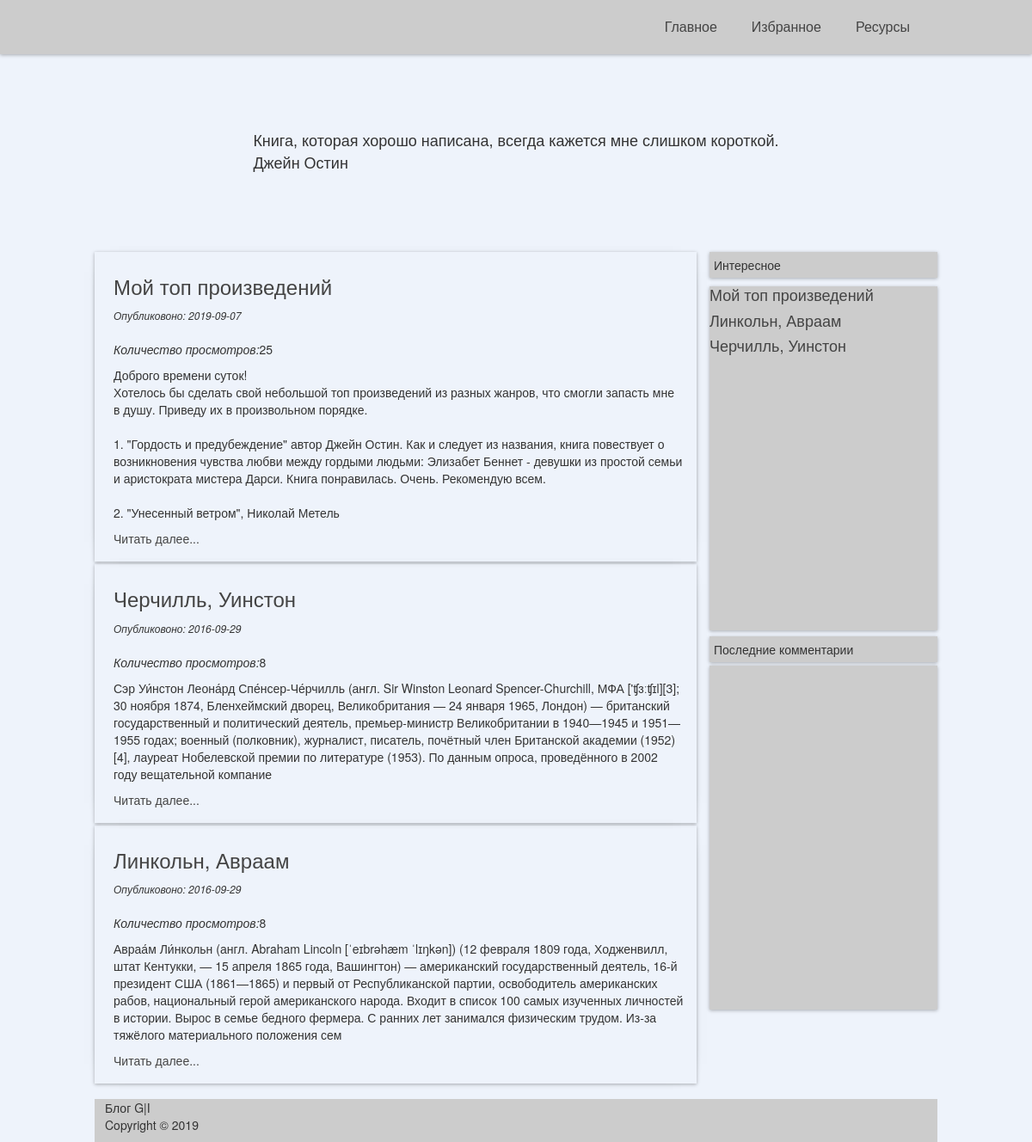
The page / on the database its author committed.
### tables this page shows
CREATE TABLE `articles` (
  `id` int(11) NOT NULL,
  `title` varchar(256) NOT NULL,
  `content` text NOT NULL,
  `data` date NOT NULL,
  `image` text NOT NULL,
  `views` int(124) NOT NULL
);

### index.php (called while the page is built, shortened)
<?php
    require_once("database.php");
    require_once("models/articles.php");
    $link = db_connect();
    $articles = article_all($link);
    $show_title = show_title($link);
    include("views/articles.php")
?>

### models/articles.php (called while the page is built, shortened)
<?php
    function article_all($link){
        $query = "SELECT * FROM `articles` ORDER BY id DESC";
        $result = mysqli_query($link, $query);
        $n = mysqli_num_rows($result);
        $articles = array();
        for ($i = 0; $i < $n; $i++){
            $row = mysqli_fetch_assoc($result);
            $articles[] =$row;
        }
        return $articles;
    }
    function article_intro($text, $len = 500){
        return mb_substr($text, 0, $len);
    }
    function show_title($link){
        $query = "SELECT id, title, views FROM `articles` ORDER BY views DESC";
        $result = mysqli_query($link, $query);
        $n = mysqli_num_rows($result);
        $show_title = array();
        for ($i = 0; $i < $n; $i++){
            $row = mysqli_fetch_assoc($result);
            $show_title[] = $row;
        }
        return $show_title;
    }
?>

### views/articles.php (the view, shortened to what this page needs)
<!DOCTYPE html>
<html lang="ru">
<head>
  <link rel="stylesheet" href="https://maxcdn.bootstrapcdn.com/bootstrap/3.3.6/css/bootstrap.min.css">
  <link rel="stylesheet" type="text/css" href="/views/css/style.css">
</head>
<body>
<header>
  <?php include "header.php" ?>
</header>
<main>
<section class="quote">
  <div class="blockquote">
    Книга, которая хорошо написана, всегда кажется мне слишком короткой. <br>
Джейн Остин
  </div>
</section>
<section class="wrapper">
  <section class="section_article">
   <?php foreach($articles as $a): ?>
    <article>
      <div class="article--cont">
        <h3><a href="article.php?id=<?=$a['id']?>"><?=$a['title']?></a></h3>
        <em>Опубликовоно: <?=$a['data']?></em> <br /><br />
        <p> <i> Количество просмотров:</i><?=$a['views']; ?></p>
        <p><?=article_intro($a['content'])?></p>
        <p><a href="article.php?id=<?=$a['id']?>">Читать далее...</a></p>
      </div>
    </article>
    <?php endforeach ?>
  </section>
  <aside class="interesting">
    <div class="block_name"> Интересное </div>
    <div class="block_body">
      <?php
      if(!isset($show_title)){
        echo "У тебя пустой массив";}
        elseif((!isset($show_title)) && is_array($show_title)){
          echo "У тебя не массив";
        }
      else{
      foreach($show_title as $value): ?>
      <h4><a href="article.php?id=<?=$a['id']?>"> <?=$value['title']?> </a></h4>
    <?php endforeach; }?>
    </div>
  </aside>
  <aside class="last_comments">
    <div class="block_name"> Последние комментарии </div>
    <div class="block_body"> </div>
  </aside>
</section>
</main>
<footer>
   <p>Блог G|I <br>Copyright &copy; 2019</p>
</footer>
</body>
</html>

### views/css/style.css (style rules this page uses)
html { height: 100%; }
body { padding: 0; margin: 0; background: #eef3fb no-repeat top center fixed; font-size: 14px; display: flex; flex-direction: column; height: 100%; }
a { color: #444; }
header { width: 100%; background: #ccc; color: white; box-shadow: 0 1px 4px rgba(0, 0, 0, .3); }
main { flex: 1 0 auto; width: 980px; min-height: 80%; display: flex; margin: 0px auto; flex-direction: column; }
section.quote { width: 980px; height: 200px; margin: 15px 0; display: flex; align-items: center; justify-content: center; }
.blockquote { font-size: 18px; padding: 10px 20px; font-family: Trattatello, fantasy, sans-serif; }
.wrapper { width: 980px; }
section .section_article { width: 700px; min-height: 500px; float: left; }
aside { width: 265px; height: 432px; margin: 0 0 0px 15px; float: right; box-sizing: border-box; }
aside.last_comments { margin: 15px 0 0 0; }
.block_name { padding: 5px; box-shadow: 0 1px 4px rgba(0, 0, 0, .3); background: #ccc; margin-bottom: 4px; }
.block_body { height: 400px; width: 100%; background: #ccc; box-shadow: 0 1px 4px rgba(0, 0, 0, .3); }
article { padding: 1%; margin-bottom: 3px; box-shadow: 0 0 5px 1px #bdb2b2; box-shadow: 0 1px 4px rgba(0, 0, 0, .3), -5px 0 20px -23px rgba(0, 0, 0, .8), 5px 0 20px -23px rgba(0, 0, 0, .8); display: flex; flex-direction: row; box-sizing: border-box; }
.article--cont { margin-left: 5px; }
.article--cont em { font-size: 12px; }
.article--cont p { text-align: left; margin-right: 8px; }
footer { flex: 0 0 auto; width: 980px; margin: 15px auto; padding: 0 1%; background: #ccc; }

### rows shown on the page
articles: title "Мой топ произведений", data "2019-09-07", views "25", content "Доброго времени суток! Хотелось бы сделать свой небольшой топ произведений из разных жанров, что смогли запасть мне в душу. Приведу их в произвольном порядке. 1. \"Гордость и предубеждение\" автор Джейн Остин. Как и следует из названия, книга повествует о возникновения чувства любви между гордыми людьми: Элизабет Беннет - девушки из простой семьи и аристократа мистера Дарси. Книга понравилась. Очень. Рекомендую всем. 2. \"Унесенный ветром\", Николай Метель"
articles: title "Черчилль, Уинстон", data "2016-09-29", views "8", content "Сэр Уи́нстон Леона́рд Спе́нсер-Че́рчилль (англ. Sir Winston Leonard Spencer-Churchill, МФА ['ʧɜːʧɪl][3]; 30 ноября 1874, Бленхеймский дворец, Великобритания — 24 января 1965, Лондон) — британский государственный и политический деятель, премьер-министр Великобритании в 1940—1945 и 1951—1955 годах; военный (полковник), журналист, писатель, почётный член Британской академии (1952)[4], лауреат Нобелевской премии по литературе (1953). По данным опроса, проведённого в 2002 году вещательной компание"
articles: title "Линкольн, Авраам", data "2016-09-29", views "8", content "Авраа́м Ли́нкольн (англ. Abraham Lincoln [ˈeɪbrəhæm ˈlɪŋkən]) (12 февраля 1809 года, Ходженвилл, штат Кентукки, — 15 апреля 1865 года, Вашингтон) — американский государственный деятель, 16-й президент США (1861—1865) и первый от Республиканской партии, освободитель американских рабов, национальный герой американского народа. Входит в список 100 самых изученных личностей в истории. Вырос в семье бедного фермера. С ранних лет занимался физическим трудом. Из-за тяжёлого материального положения сем"
